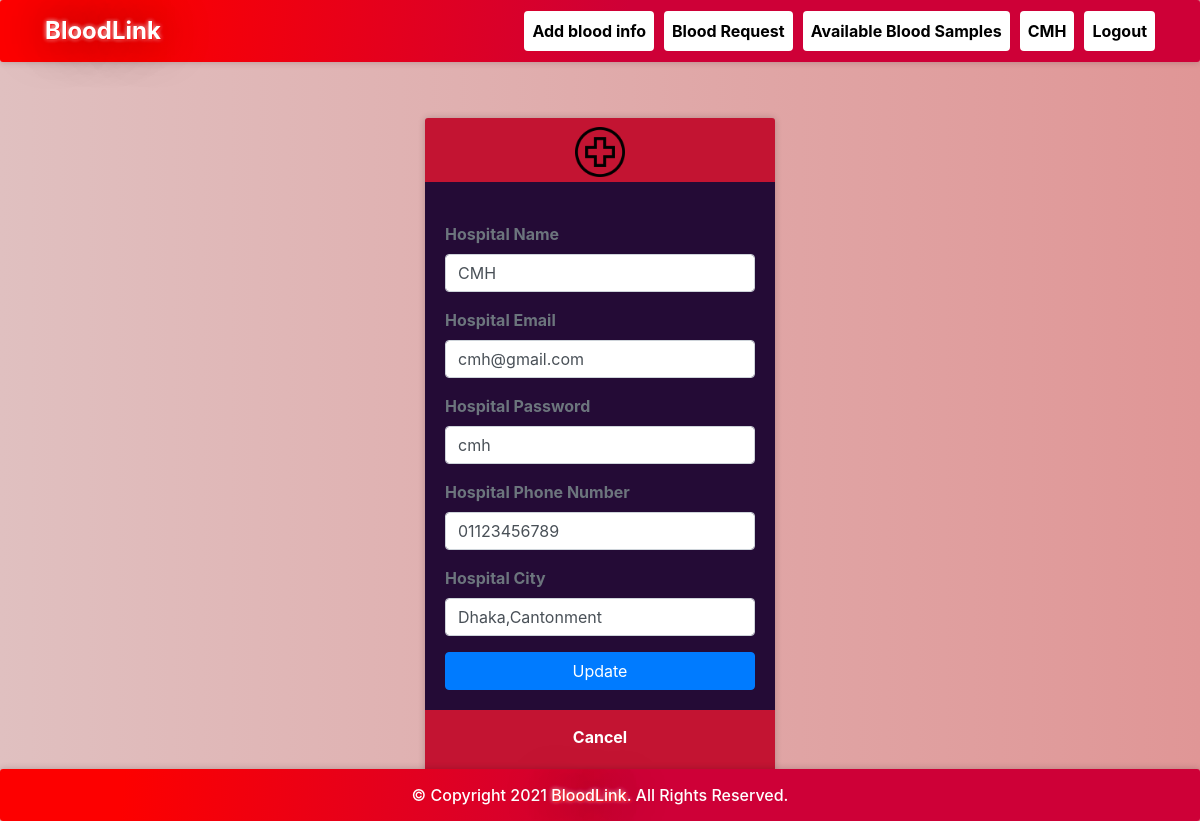
Screenshot of /hprofile.php (signed in) with the database file from the repository.
### tables this page shows
CREATE TABLE `hospitals` (
  `id` int(11) NOT NULL,
  `hname` varchar(100) NOT NULL,
  `hemail` varchar(100) NOT NULL,
  `hpassword` varchar(100) NOT NULL,
  `hphone` varchar(100) NOT NULL,
  `hcity` varchar(100) NOT NULL
);

### hprofile.php (the view, shortened to what this page needs)
<?php
require 'file/connection.php';
if(!isset($_SESSION['hid']))
{
  header('location:login.php');
}
else {
	if(isset($_SESSION['hid'])){
		$id=$_SESSION['hid'];
		$sql = "SELECT * FROM hospitals WHERE id='$id'";
		$result = mysqli_query($conn, $sql);
		$row = mysqli_fetch_array($result);
	}
}
?>
<!DOCTYPE html>
<html>
<?php require 'head.php';?>
<body>
	<?php require 'header.php'; ?>
	<div class="container cont">
		<div class="row justify-content-center">
			<div class="col-lg-4 col-md-4 col-sm-6 mb-5">
				<div class="card card_hp">
					<div class="media justify-content-center mt-1">
						<img src="image/hospital.png" alt="profile" class="rc" width="60" height="60">
					</div>
					<div class="card-body">
					   <form action="file/updateprofile.php" method="post">
					   	<label class="text-muted font-weight-bold" class="text-muted font-weight-bold">Hospital Name</label>
						<input type="text" name="hname" value="<?php echo $row['hname']; ?>" class="form-control mb-3">
						<label class="text-muted font-weight-bold">Hospital Email</label>
						<input type="email" name="hemail" value="<?php echo $row['hemail']; ?>" class="form-control mb-3">
						<label class="text-muted font-weight-bold">Hospital Password</label>
						<input type="text" name="hpassword" value="<?php echo $row['hpassword']; ?>" class="form-control mb-3">
						<label class="text-muted font-weight-bold">Hospital Phone Number</label>
						<input type="text" name="hphone" value="<?php echo $row['hphone']; ?>" class="form-control mb-3">
						<label class="text-muted font-weight-bold">Hospital City</label>
						<input type="text" name="hcity" value="<?php echo $row['hcity']; ?>" class="form-control mb-3">
						<input type="submit" name="update" class="btn btn-block btn-primary" value="Update">
					   </form>
					</div>
					<a href="index.php" class="text-center tc_hp">Cancel</a><br>
				</div>
			</div>
		</div>
	</div>
	<?php require 'footer.php'; ?>
</body>
</html>

### css/style.css (style rules this page uses)
body { background-image: linear-gradient(to right, rgb(224, 192, 192), rgb(224, 150, 150)); }
.cont { padding-top: 40px; text-align: justify; font-size: 1em; }
.card ,nav, .footer,tr,video { border-radius: 3px; transition: all 200ms ease-out; box-shadow: 0px 0px 7px rgba(0, 0, 0, 0.2); }
form { padding-top: 20px; }
a:link { text-decoration: none; }

### css/test.css (style rules this page uses)
.card-body { background: #240b36; color: white; }
.card { border: none; }
.card_hp { background-color: #c31432; color: white; }
.tc_hp { color: white; padding-top: 15px; font-weight: 700; }
.rc { padding: 5px; border-style: none; vertical-align: middle; }

### rows the page displays
hospitals: hname "CMH", hemail "cmh@gmail.com", hpassword "cmh", hphone "01123456789", hcity "Dhaka,Cantonment"

### other values shown
$_SESSION['hname'] "CMH"
